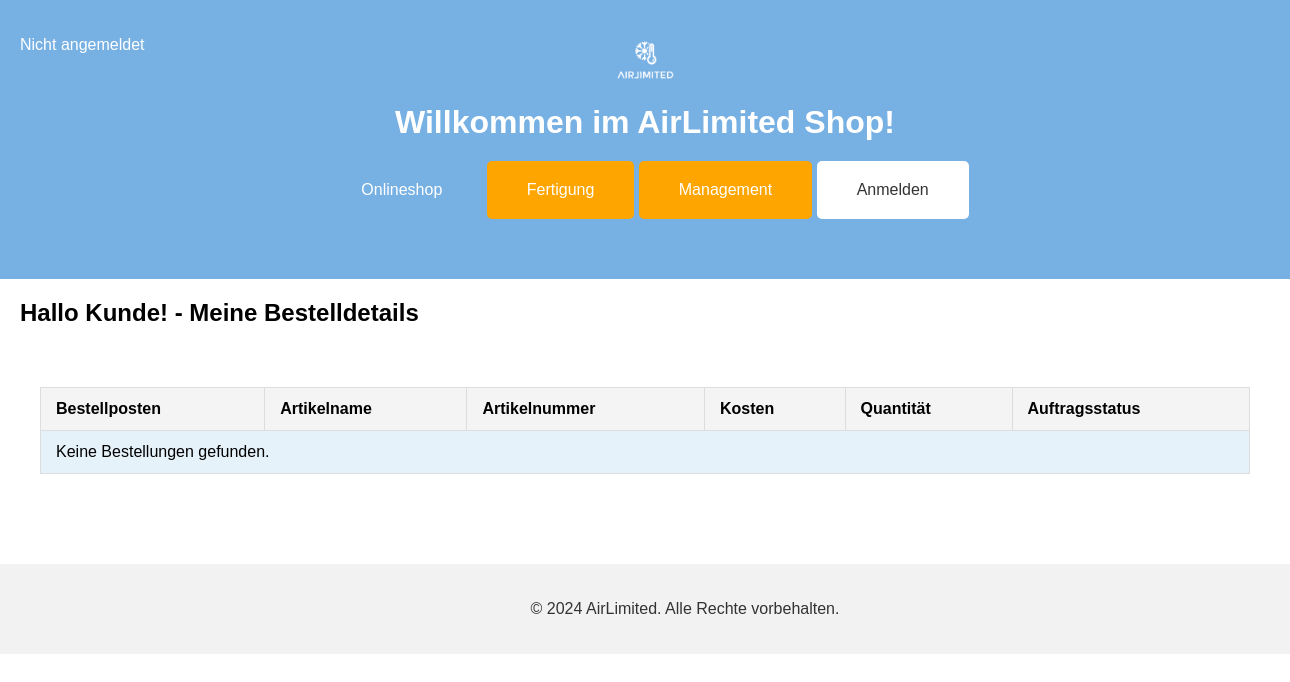
/bestelldetails.php?BestellNr=129, run on an earlier commit of the app's database.
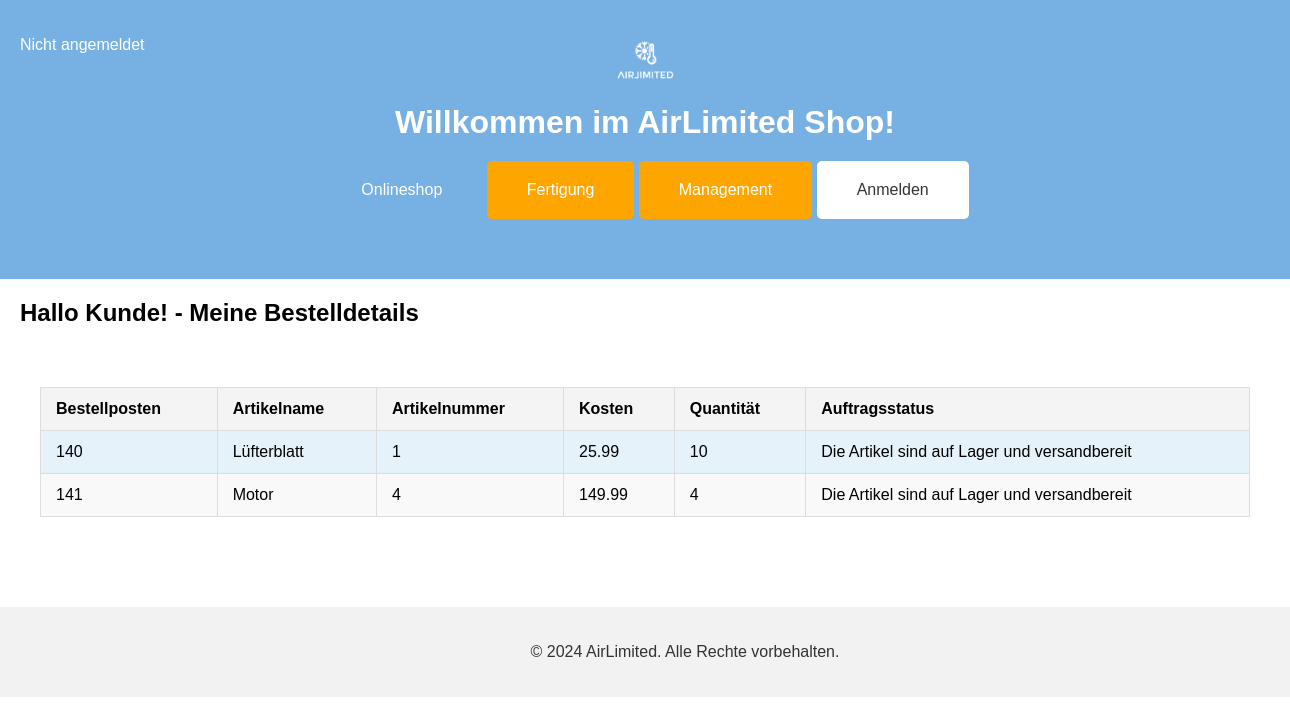
And on a later commit of the database.
### tables this page shows
CREATE TABLE IF NOT EXISTS `bestellposten` (
  `BestellNr` int(11) NOT NULL,
  `BestellpostenNr` int(11) NOT NULL AUTO_INCREMENT,
  `Quantität` int(11) NOT NULL,
  `SKUNr` int(11) NOT NULL,
  `versandbereit` tinyint(4) NOT NULL DEFAULT 0,
  PRIMARY KEY (`BestellpostenNr`,`BestellNr`) USING BTREE,
  KEY `SKUNr` (`SKUNr`),
  KEY `bestellposten_BestellNr` (`BestellNr`),
  CONSTRAINT `SKUNr` FOREIGN KEY (`SKUNr`) REFERENCES `sku` (`SKUNr`) ON DELETE NO ACTION ON UPDATE NO ACTION,
  CONSTRAINT `bestellposten_BestellNr` FOREIGN KEY (`BestellNr`) REFERENCES `bestellung` (`BestellNr`) ON DELETE NO ACTION ON UPDATE NO ACTION
);

CREATE TABLE IF NOT EXISTS `sku` (
  `SKUNr` int(11) NOT NULL AUTO_INCREMENT,
  `Name` varchar(20) NOT NULL,
  `Standardlosgroeße` int(11) NOT NULL DEFAULT 0,
  `Laenge` float DEFAULT NULL,
  `Breite` float DEFAULT NULL,
  `Hoehe` float DEFAULT NULL,
  `Gewicht` float DEFAULT NULL,
  `Beschreibung` varchar(200) DEFAULT NULL,
  `Preis` float DEFAULT NULL,
  `Foto` varchar(50) DEFAULT NULL,
  `Art` varchar(50) DEFAULT NULL,
  `Fertigungsanweisungen` varchar(50) DEFAULT NULL,
  `FertigungsNr` int(11) DEFAULT NULL,
  `LagerNr` int(11) DEFAULT NULL,
  PRIMARY KEY (`SKUNr`),
  KEY `FertigungsNr` (`FertigungsNr`),
  KEY `Lagerstandort` (`LagerNr`),
  CONSTRAINT `sku FertigungsNr` FOREIGN KEY (`FertigungsNr`) REFERENCES `fertigung` (`FertigungsNr`) ON DELETE NO ACTION ON UPDATE NO ACTION,
  CONSTRAINT `sku LagerNr` FOREIGN KEY (`LagerNr`) REFERENCES `lager` (`LagerNr`) ON DELETE NO ACTION ON UPDATE NO ACTION
);

### db_class.php (called while the page is built, shortened)
<?php
class DBConnector
{
	private $database = null;
	public function connect()
	{
		$this->database = mysqli_connect(DB_HOST, DB_USER, DB_PASSWORD) or die('Verbindung schlug fehl: '.mysqli_error($this->database));
		mysqli_select_db($this->database, DB_NAME) or die('Verbindung schlug fehl: '.mysqli_error($this->database));
		mysqli_query($this->database, "SET CHARSET 'utf8'") or die('Verbindung schlug fehl: '.mysqli_error($this->database));
		mysqli_query($this->database, "SET NAMES 'UTF8'") or die('Verbindung schlug fehl: '.mysqli_error($this->database));
	}
	static public function fetchEntity($QueryResult)
	{
		return mysqli_fetch_object($QueryResult);
	}
	static public function fetchEntityArray($QueryResult)
	{
		$result = array();
		while( $item = DBConnector::fetchEntity($QueryResult) )
			$result[] = $item;
		return $result;
	}
	public function query($Query)
	{
		$result = mysqli_query($this->database, $Query);
		return $result;
	}
	public function getEntityArray($Query)
	{
		$result = $this->query($Query);
		if( $result )
			return $this->fetchEntityArray($result);
		else
			return false;
	}
}
?>

### bestelldetails.php (the view, shortened to what this page needs)
<?php
if (isset($_SESSION['userType']) && isset($_SESSION['userID'])) {
    $userType = $_SESSION['userType'];
    $userID = $_SESSION['userID'];
    $loginText = "Angemeldet als: " . $userType . " " . $userID;
} else {
    $loginText = "Nicht angemeldet". "<br>";
}
require_once "db_class.php";
$DBServer   = 'localhost';
$DBHost     = 'airlimited';
$DBUser     = 'root';
$DBPassword = '';
$db = new DBConnector($DBServer, $DBHost, $DBUser, $DBPassword);
$db->connect();
if (isset($_GET['BestellNr'])) {
    $bestellnr = htmlspecialchars($_GET['BestellNr']);
} else {
    $bestellnr = 1;
}
$query = 'SELECT DISTINCT bestellposten.BestellpostenNr, sku.`Name`, bestellposten.SKUNr, sku.Preis, bestellposten.Quantität, auftrag.`Status`';
$query .= ' FROM bestellposten';
$query .= ' LEFT JOIN sku ON bestellposten.SKUNr = sku.SKUNr';
$query .= ' LEFT JOIN bestellung ON bestellposten.BestellNr = bestellung.BestellNr';
$query .= ' LEFT JOIN gehoert_zu ON bestellung.BestellNr = gehoert_zu.BestellNr';
$query .= ' LEFT JOIN auftrag ON gehoert_zu.AuftragsNr = auftrag.AuftragsNr';
$query .= ' WHERE bestellposten.BestellNr = ' . $bestellnr;
$result = $db->getEntityArray($query);
?>
<!DOCTYPE html>
<html lang="de">
<head>
    <link rel="stylesheet" href="styles.css">
</head>
<body>
<header>
    <div class="logo">
        <img src="logo.png" alt="AirLimited Logo">
    </div>
    <h1>Willkommen im AirLimited Shop!</h1>
    <nav>
        <button onclick="window.location.href='onlineshop.php'">Onlineshop</button>
        <button onclick="window.location.href='fertigung.php'" class="fertigung-btn">Fertigung</button>
        <button onclick="window.location.href='management.php'" class="management-btn">Management</button>
        <button onclick="window.location.href='index.php'" class="login-btn">Anmelden</button>
    </nav>
    <div class="meine-logindaten">
        <p>
            <?php
                echo $loginText;
            ?>
        </p>
    </div>
</header>
<h2> Hallo Kunde! - Meine Bestelldetails </h2>
<main>
    <table>
        <thead>
            <tr>
                <th>Bestellposten</th>
                <th>Artikelname</th>
                <th>Artikelnummer</th>
                <th>Kosten</th>
                <th>Quantität</th>
                <th>Auftragsstatus</th>
            </tr>
        </thead>
        <tbody>
            <?php
            if ($result) {
                foreach ($result as $bestellposten) {
                    echo '<tr>';
                    echo '<td>' . $bestellposten->BestellpostenNr . '</td>';
                    echo '<td>' . $bestellposten->Name. '</td>';
                    echo '<td>' . $bestellposten->SKUNr. '</td>';
                    echo '<td>' . $bestellposten->Preis . '</td>';
                    echo '<td>' . $bestellposten->Quantität . '</td>';
                    echo '<td>' . (!empty($bestellposten->Status) ? $bestellposten->Status : 'Die Artikel sind auf Lager und versandbereit') . '</td>';
                    echo '</tr>';
                }
            } else {
                echo '<tr><td colspan="6">Keine Bestellungen gefunden.</td></tr>';
            }
            ?>
        </tbody>
    </table>
</main>
<footer>
    <p>&copy; 2024 AirLimited. Alle Rechte vorbehalten.</p>
</footer>
</body>
</html>

What changed in the data, as far as the page shows it:
added bestellposten: BestellpostenNr "140", SKUNr.Name "Lüfterblatt", SKUNr "1", SKUNr.Preis "25.99", Quantität "10"
added bestellposten: BestellpostenNr "141", SKUNr.Name "Motor", SKUNr "4", SKUNr.Preis "149.99", Quantität "4"
Also different on the page:
text no longer shown: "Keine Bestellungen gefunden."
